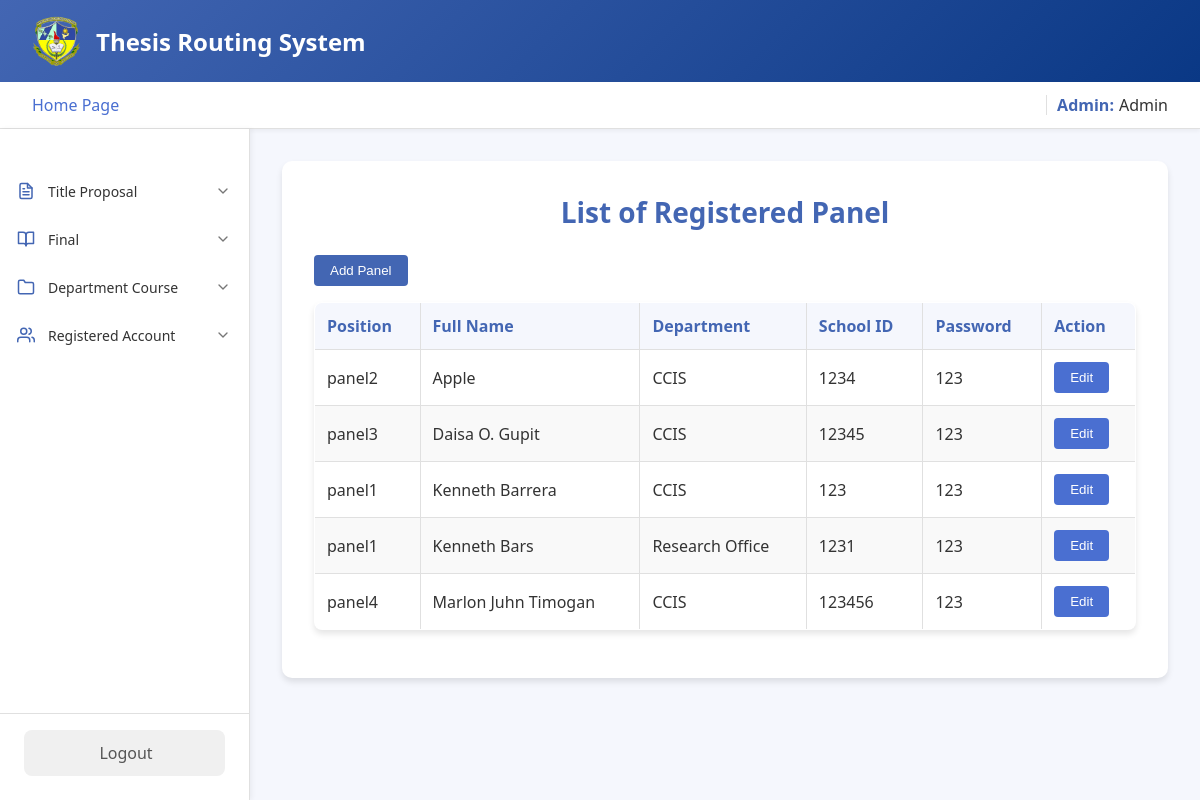
Page /admin/homepage/registeredAccount/panel_register.php (signed in) on the earlier database version.
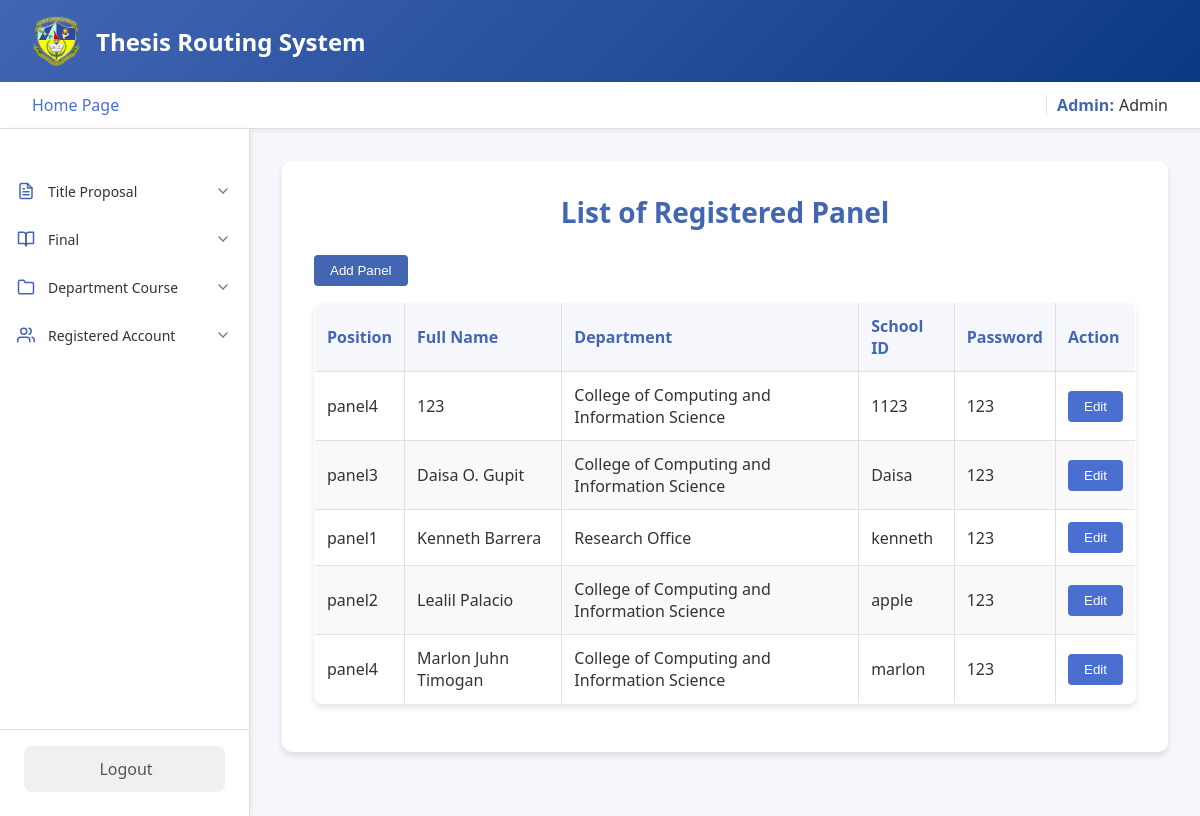
Same page on the later database version.
### tables this page shows
CREATE TABLE `panel` (
  `panel_id` int(11) NOT NULL,
  `school_id` varchar(255) NOT NULL,
  `password` varchar(255) NOT NULL,
  `fullname` varchar(255) NOT NULL,
  `department` varchar(255) NOT NULL,
  `position` varchar(255) NOT NULL
);

### admin/homepage/registeredAccount/panel_register.php (the view, shortened to what this page needs)
<?php
include '../../../connection.php';
$sql = "SELECT fullname, department, school_id, password, position FROM panel ORDER BY fullname ASC";
$result = $conn->query($sql);
?>
<!DOCTYPE html>
<html lang="en">
<head>
</head>
<body>
    <div class="container">
        <header class="header">
            <div class="logo-container">
                <img src="../../../assets/logo.png" alt="SMCC Logo">
                <div class="logo">Thesis Routing System</div>
            </div>
        </header>
        <div class="top-bar">
            <div class="homepage">
                <a href="../../homepage/homepage.php">Home Page</a>
            </div>
            <div class="user-info">
                <span class="role">Admin:</span>
                <span class="user-name"><?php echo isset($_SESSION['fullname']) ? $_SESSION['fullname'] : 'Guest'; ?></span>
            </div>
        </div>
        <div class="main-content">
        <nav class="sidebar">
    <nav class="nav-menu">
        <div class="menu-item dropdown">
            <div class="menu-header">
                <div class="icon">
                </div>
                <span>Title Proposal</span>
                <div class="dropdown-icon expanded">
                    <svg xmlns="http://www.w3.org/2000/svg" viewBox="0 0 24 24" fill="none" stroke="currentColor" stroke-width="2" stroke-linecap="round" stroke-linejoin="round">
                        <polyline points="6 9 12 15 18 9"></polyline>
                    </svg>
                </div>
            </div>
        </div>
        <div class="menu-item dropdown">
            <div class="menu-header">
                <div class="icon">
                    <svg xmlns="http://www.w3.org/2000/svg" viewBox="0 0 24 24" fill="none" stroke="currentColor" stroke-width="2" stroke-linecap="round" stroke-linejoin="round">
                        <path d="M2 3h6a4 4 0 0 1 4 4v14a3 3 0 0 0-3-3H2z"></path>
                        <path d="M22 3h-6a4 4 0 0 0-4 4v14a3 3 0 0 1 3-3h7z"></path>
                    </svg>
                </div>
                <span>Final</span>
                <div class="dropdown-icon">
                    <svg xmlns="http://www.w3.org/2000/svg" viewBox="0 0 24 24" fill="none" stroke="currentColor" stroke-width="2" stroke-linecap="round" stroke-linejoin="round">
                        <polyline points="6 9 12 15 18 9"></polyline>
                    </svg>
                </div>
            </div>
        </div>
        <div class="menu-item dropdown">
            <div class="menu-header">
                <div class="icon">
                    <svg xmlns="http://www.w3.org/2000/svg" viewBox="0 0 24 24" fill="none" stroke="currentColor" stroke-width="2" stroke-linecap="round" stroke-linejoin="round">
                        <path d="M22 19a2 2 0 0 1-2 2H4a2 2 0 0 1-2-2V5a2 2 0 0 1 2-2h5l2 3h9a2 2 0 0 1 2 2z"></path>
                    </svg>
                </div>
                <span>Department Course</span>
                <div class="dropdown-icon">
                    <svg xmlns="http://www.w3.org/2000/svg" viewBox="0 0 24 24" fill="none" stroke="currentColor" stroke-width="2" stroke-linecap="round" stroke-linejoin="round">
                        <polyline points="6 9 12 15 18 9"></polyline>
                    </svg>
                </div>
            </div>
        </div>
        <div class="menu-item dropdown">
            <div class="menu-header">
                <div class="icon">
                </div>
                <span>Registered Account</span>
                <div class="dropdown-icon">
                    <svg xmlns="http://www.w3.org/2000/svg" viewBox="0 0 24 24" fill="none" stroke="currentColor" stroke-width="2" stroke-linecap="round" stroke-linejoin="round">
                        <polyline points="6 9 12 15 18 9"></polyline>
                    </svg>
                </div>
            </div>
        </div>
    </nav>
    <div class="logout">
        <a href="../../../logout.php">Logout</a>
    </div>
</nav>
            <div class="content">
                <div class="form-container">
                    <h1>List of Registered Panel</h1>
                    <button onclick="window.location.href='panel.php'" class="add-panel-button">Add Panel</button>
                    <?php if ($result->num_rows > 0): ?>
                        <table border="1" cellpadding="10" cellspacing="0">
                            <thead>
                                <tr>
                                    <th>Position</th>
                                    <th>Full Name</th>
                                    <th>Department</th>
                                    <th>School ID</th>
                                    <th>Password</th>
                                    <th>Action</th>
                                </tr>
                            </thead>
                            <tbody>
                                <?php while ($row = $result->fetch_assoc()): ?>
                                    <tr id="row_<?= $row['school_id'] ?>">
                                        <form action="update_panel_inline.php" method="POST" id="form_<?= $row['school_id'] ?>">
                                            <td>
                                                <span id="position_text_<?= $row['school_id'] ?>"><?= htmlspecialchars($row['position']) ?></span>
                                            </td>
                                            <td>
                                                <span id="fullname_text_<?= $row['school_id'] ?>"><?= htmlspecialchars($row['fullname']) ?></span>
                                            </td>
                                            <td>
                                                <span id="department_text_<?= $row['school_id'] ?>"><?= htmlspecialchars($row['department']) ?></span>
                                            </td>
                                            <td>
                                                <?= htmlspecialchars($row['school_id']) ?>
                                            </td>
                                            <td>
                                                <span id="password_text_<?= $row['school_id'] ?>"><?= htmlspecialchars($row['password']) ?></span>
                                            </td>
                                            <td>
                                                <button type="button" onclick="enableEdit('<?= $row['school_id'] ?>')" id="edit_btn_<?= $row['school_id'] ?>">Edit</button>
                                            </td>
                                        </form>
                                    </tr>
                                <?php endwhile; ?>
                            </tbody>
                        </table>
                    <?php else: ?>
                        <p>No panelists have been registered yet.</p>
                    <?php endif; ?>
                </div>
            </div>
        </div>
    </div>
</body>
</html>

### admin/homepage/registeredAccount/panel_register.php (style rules this page uses)
:root { --primary: #002366; --primary-light: #0a3885; --accent: #4a6fd1; --light: #f5f7fd; --dark: #333; --success: #28a745; --shadow: 0 4px 6px rgba(0, 0, 0, 0.1); --border: #e0e0e0; }
* { margin: 0; padding: 0; box-sizing: border-box; }
body { font-family: 'Segoe UI', Tahoma, Geneva, Verdana, sans-serif; background-color: var(--light); color: var(--dark); min-height: 100vh; }
.container { display: flex; flex-direction: column; min-height: 100vh; }
.header { background: linear-gradient(135deg, var(--primary) 0%, var(--primary-light) 100%); color: white; padding: 1rem 2rem; box-shadow: var(--shadow); }
.logo-container { display: flex; align-items: center; }
.logo-container img { height: 50px; margin-right: 15px; }
.logo { font-size: 1.5rem; font-weight: 600; }
.top-bar { display: flex; justify-content: space-between; align-items: center; padding: 0.75rem 2rem; background-color: white; box-shadow: 0 2px 4px rgba(0, 0, 0, 0.05); border-bottom: 1px solid var(--border); }
.homepage a { color: var(--accent); text-decoration: none; font-weight: 500; transition: all 0.3s; }
.user-info { display: flex; align-items: center; }
.role { font-weight: 600; margin-right: 5px; color: var(--primary); }
.user-name { color: var(--dark); }
.main-content { display: flex; flex: 1; }
.sidebar { width: 250px; background-color: white; padding: 1.5rem 0; box-shadow: 2px 0 5px rgba(0, 0, 0, 0.05); display: flex; flex-direction: column; justify-content: space-between; border-right: 1px solid var(--border); }
.sidebar a { display: block; padding: 0.75rem 1.5rem; color: var(--dark); text-decoration: none; transition: all 0.3s; border-left: 3px solid transparent; }
.logout { padding: 0 1.5rem; margin-top: auto; border-top: 1px solid var(--border); padding-top: 1rem; }
.logout a { display: flex; align-items: center; justify-content: center; background-color: #f0f0f0; color: #555; padding: 0.75rem; border-radius: 8px; text-decoration: none; font-weight: 500; transition: all 0.3s; }
.content { flex: 1; padding: 2rem; position: relative; overflow: auto; }
.form-container { background-color: white; border-radius: 10px; box-shadow: var(--shadow); padding: 2rem; margin-bottom: 2rem; }
.form-container h1 { text-align: center; color: var(--primary); margin-bottom: 1.5rem; font-size: 1.75rem; }
table { width: 100%; border-collapse: collapse; margin-bottom: 1rem; background-color: white; }
table th, table td { padding: 0.75rem; text-align: left; border: 1px solid var(--border); }
table th { background-color: var(--light); color: var(--primary); font-weight: 600; }
table tr:nth-child(even) { background-color: #f9f9f9; }
button { padding: 0.5rem 1rem; border: none; border-radius: 4px; cursor: pointer; font-weight: 500; transition: all 0.3s; }
button[type="button"] { background-color: var(--accent); color: white; }
:root { --primary: #4366b3; --primary-light: #0a3885; --accent: #4a6fd1; --light: #f5f7fd; --dark: #333; --success: #28a745; --shadow: 0 4px 6px rgba(0, 0, 0, 0.1); --border: #e0e0e0; --white: #ffffff; --hover: #f5f7fd; --active: #e5ebf8; --text-light: #777777; --radius: 8px; }
table { width: 100%; border-collapse: collapse; margin-top: 1rem; background-color: white; box-shadow: var(--shadow); border-radius: 8px; overflow: hidden; }
th, td { padding: 1rem; text-align: left; border-bottom: 1px solid var(--border); }
th { background-color: var(--primary); color: white; font-weight: 600; }
tr:nth-child(even) { background-color: rgba(0, 0, 0, 0.02); }
.nav-menu { display: flex; flex-direction: column; padding: 1rem 0; gap: 4px; }
.menu-item { display: flex; flex-direction: column; }
.menu-header { display: flex; align-items: center; padding: 0.75rem 1rem; cursor: pointer; border-radius: 8px; transition: all 0.2s ease; gap: 12px; }
.icon { width: 20px; height: 20px; display: flex; align-items: center; justify-content: center; color: var(--primary); }
.icon svg { width: 18px; height: 18px; stroke: var(--primary); }
.menu-header span { flex: 1; font-size: 14px; color: var(--dark); }
.dropdown-icon { width: 20px; height: 20px; display: flex; align-items: center; justify-content: center; transition: transform 0.2s ease; }
.dropdown-icon svg { width: 16px; height: 16px; stroke: #777777; }
.add-panel-button { background-color: var(--primary); color: white; }

Differences in the rows shown:
removed panel: position "panel1", fullname "Kenneth Bars", department "Research Office", school "1231", password "123"
added panel: position "panel4", fullname "123", department "College of Computing and Information Science", school "1123", password "123"
changed panel "panel3": department "CCIS" → "College of Computing and Information Science"; school "12345" → "Daisa"
changed panel "panel1": department "CCIS" → "Research Office"; school "123" → "kenneth"
changed panel "panel2": school_id 1234 → "apple" (drawn); fullname "Apple" → "Lealil Palacio"; department "CCIS" → "College of Computing and Information Science"; school "1234" → "apple"; moves down the list
changed panel "Marlon Juhn Timogan": department "CCIS" → "College of Computing and Information Science"; school "123456" → "marlon"
